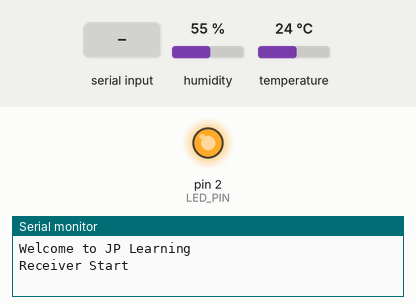
A sketch run on a simulated Arduino Uno, built with avr-gcc and run on an emulated ATmega328P. On the bench: output pins drawn as LEDs (lit = HIGH), the last lines printed to the serial monitor. The test bench sets the inputs (shaded band); at power-on: humidity 55 %, temperature 24 °C.

Above: at 1.2 s.
1.3 s: "D" received over the second serial link
At 2.6 s:
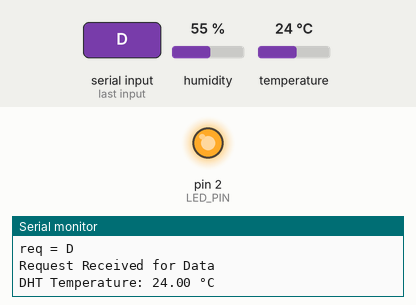
2.9 s: "1" received over the second serial link
At 3.9 s:
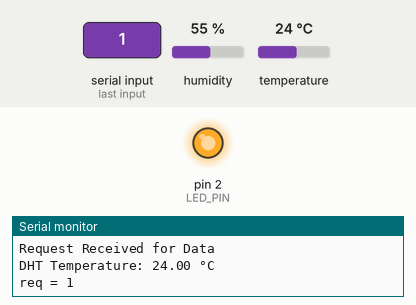
Timing chart, 0 to 5.9 s (numbered marks = the images above; inputs shaded):
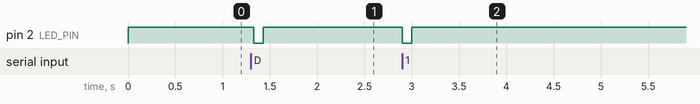

The sketch:

Slave.ino
```cpp
/*
  Welcome to JP Learning
*/
#include <SoftwareSerial.h>
#include <DHT.h>

// GPIO Pins
byte TX_PIN = 5, RX_PIN = 4;
byte LED_PIN = 2;
byte DHT_PIN = 14;

SoftwareSerial Soft_Serial(RX_PIN, TX_PIN);

#define DHT_TYPE DHT11
DHT dht(DHT_PIN, DHT_TYPE);
void setup() {
  Serial.begin(115200);
  Soft_Serial.begin(9600);
  dht.begin();

  pinMode(LED_PIN, OUTPUT);
  digitalWrite(LED_PIN, HIGH);

  Serial.println("\n\nWelcome to JP Learning\n");
  Serial.println("Receiver Start\n");
}
void loop() {
  //If Serial Data is available
  while (Soft_Serial.available() > 0) {
    char req = Soft_Serial.read();
    Serial.println("\nreq = " + String(req));
    if (req == 'D') {
      Serial.println("Request Received for Data");

      float DHT_Temperature = dht.readTemperature();
      if (isnan(DHT_Temperature)) {
        Serial.println("Failed to read from DHT11 sensor!");
        delay(1000);
      } else {
        Serial.println("DHT Temperature: " + String(DHT_Temperature) + " °C");

        Soft_Serial.write(String(DHT_Temperature).c_str());
      }
    }
    digitalWrite(LED_PIN, LOW);
    delay(100);
    digitalWrite(LED_PIN, HIGH);
    Soft_Serial.flush();
  }
}
```

Measured:
- after the input at 1.3 s, pin 2 (LED_PIN): HIGH → LOW at once, → HIGH 0.10 s later
- after the input at 2.9 s, pin 2 (LED_PIN): HIGH → LOW at once, → HIGH 0.10 s later
